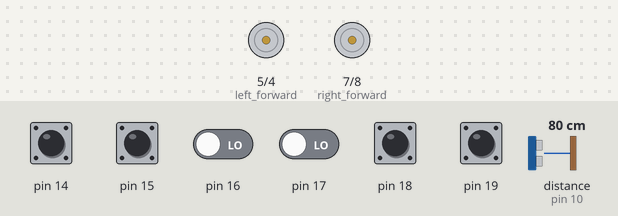
The sketch below on a simulated Arduino Uno, built with avr-gcc and run on an emulated ATmega328P. Parts: motor-driver pin pairs drawn as motors (green arrow = first pin HIGH = forward, orange = second pin HIGH = backward, longer = more drive, scaled by the enable pin). Wiring (inferred from the names in the program): ultrasonic range finder: trigger pin 9; echo pin 10. Inputs (shaded band) come from the test bench; at power-on: pin 14, pin 15, pin 18, pin 19 HIGH, pin 16, pin 17 LOW, distance to the obstacle (sensor on pin 10) 80 cm. The echo pulse lasts 58.3 µs per cm.

Above: at 1.2 s.
1.3 s: distance to the obstacle (sensor on pin 10) set to 12 cm
3.5 s: distance to the obstacle (sensor on pin 10) set to 9 cm
At 4.71 s:
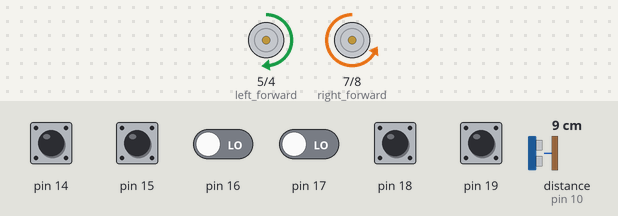
At 8.0 s:
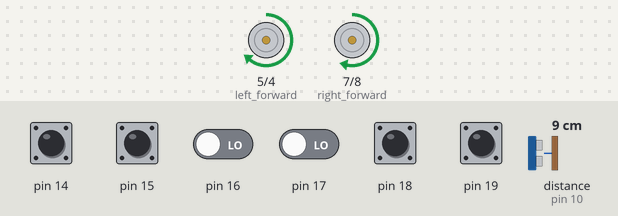
Timing chart, 0 to 12.5 s (numbered marks = the images above; inputs shaded):
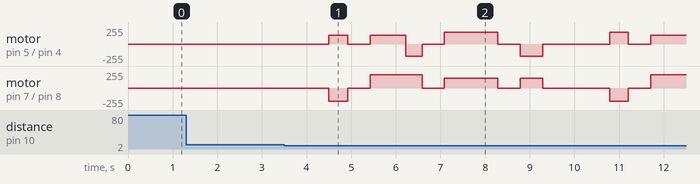

The sketch:

Arduino_Line_Follower_Robot.ino
```cpp
int s1, s2, s3, s4, s5, s6, s7, s8;
int trigPin = 9;
int echoPin = 10;
long duration;
float distance;
int left_enable = 3;
int left_forward = 5;
int left_backward = 4;
int right_enable = 6;
int right_forward = 7;
int right_backward = 8;
void setup() {
// put your setup code here, to run once:
pinMode(14, INPUT);
pinMode(15, INPUT);
pinMode(16, INPUT);
pinMode(17, INPUT);
pinMode(18, INPUT);
pinMode(19, INPUT);
pinMode(left_enable, OUTPUT);
pinMode(right_enable, OUTPUT);
pinMode(left_forward, OUTPUT);
pinMode(left_backward, OUTPUT);
pinMode(right_forward, OUTPUT);
pinMode(right_backward, OUTPUT);
Serial.begin(9600);
pinMode(trigPin, OUTPUT);
pinMode(echoPin, INPUT);
}
void loop() {
// put your main code here, to run repeatedly:
s1 = digitalRead(14);
s2 = digitalRead(15);
s3 = digitalRead(16);
s4 = digitalRead(17);
s5 = digitalRead(18);
s6 = digitalRead(19);
digitalWrite(trigPin, LOW);
delayMicroseconds(2);
digitalWrite(trigPin, HIGH);
delayMicroseconds(10);
digitalWrite(trigPin, LOW);
duration = pulseIn(echoPin, HIGH);
distance = ((duration) / 2) * .034;
if ( distance<10.00) { //here the obstacle code
Stop();
delay(1000);
RightTurn();
delay(420);
Stop();
delay(500);
forword();
delay(800);
left();
delay(365);
Stop();
delay(500);
forword();
delay(1200);
Stop();
delay(500);
left();
delay(500);
Stop();
delay(500);
}
else { //here the line follow code
if ((s1 == 0) && (s2 == 0) && (s3 == 1) && (s4 == 1) && (s5 == 0) && (s6 == 0)) {
Forword();
}
else if ((s1 == 0) && (s2 == 0) && (s3 == 0) && (s4 == 1) && (s5 == 0) && (s6 == 0)) {
Forword();
}
else if ((s1 == 0) && (s2 == 0) && (s3 == 1) && (s4 == 0) && (s5 == 0) && (s6 == 0)) {
Forword();
}
else if ((s1 == 0) && (s2 == 1) && (s3 == 1) && (s4 == 0) && (s5 == 0) && (s6 == 0)) {
Forword();
}
else if ((s1 == 0) && (s2 == 0) && (s3 == 0) && (s4 == 1) && (s5 == 1) && (s6 == 0)) {
Forword();
}
else if ((s1 == 1) && (s2 == 1) && (s3 == 0) && (s4 == 0) && (s5 == 0) && (s6 == 0)) {
Left();
}
else if ((s1 == 1) && (s2 == 0) && (s3 == 0) && (s4 == 0) && (s5 == 0) && (s6 == 0)) {
Left();
}
else if ((s1 == 0) && (s2 == 1) && (s3 == 0) && (s4 == 0) && (s5 == 0) && (s6 == 0)) {
Left();
}
else if ((s1 == 1) && (s2 == 1) && (s3 == 1) && (s4 == 0) && (s5 == 0) && (s6 == 0)) {
Left();
}
else if ((s1 == 1) && (s2 == 1) && (s3 == 1) && (s4 == 1) && (s5 == 0) && (s6 == 0)) {
Left();
}
else if ((s1 == 0) && (s2 == 0) && (s3 == 0) && (s4 == 0) && (s5 == 1) && (s6 == 1)) {
Right();
}
else if ((s1 == 0) && (s2 == 0) && (s3 == 0) && (s4 == 0) && (s5 == 0) && (s6 == 1)) {
Right();
}
else if ((s1 == 0) && (s2 == 0) && (s3 == 0) && (s4 == 0) && (s5 == 1) && (s6 == 0)) {
Right();
}
else if ((s1 == 0) && (s2 == 0) && (s3 == 0) && (s4 == 1) && (s5 == 1) && (s6 == 1)) {
Right();
}
else if ((s1 == 0) && (s2 == 0) && (s3 == 1) && (s4 == 1) && (s5 == 1) && (s6 == 1)) {
Right();
}
else if ((s1 == 0) && (s2 == 0) && (s3 == 0) && (s4 == 0) && (s5 == 0) && (s6 == 0)) {
special();
}
else if ((s1 == 1) && (s2 == 1) && (s3 == 1) && (s4 == 1) && (s5 == 1) && (s6 == 1)) {
search();
delay(420);
}
else {
Stop();
}
}
}
void Forword() {//normal forword code
analogWrite(left_enable, 100); //200
analogWrite(right_enable, 140); //200
digitalWrite(right_backward, LOW);
digitalWrite(right_forward, HIGH);
digitalWrite(left_backward, LOW);
digitalWrite(left_forward, HIGH);
}
void Right() {//normal Right turn
analogWrite(left_enable, 100); //230
analogWrite(right_enable, 150); //0
digitalWrite(right_backward, HIGH);
digitalWrite(right_forward, LOW);
digitalWrite(left_backward, LOW);
digitalWrite(left_forward, HIGH);
}
void Left() {//normal Left turn
analogWrite(left_enable, 150); //0
analogWrite(right_enable, 120); //245
digitalWrite(right_backward, LOW);
digitalWrite(right_forward, HIGH);
digitalWrite(left_backward, HIGH);
digitalWrite(left_forward, LOW);
}
void Stop() {
analogWrite(left_enable, 0);
analogWrite(right_enable, 0);
digitalWrite(right_backward, LOW);
digitalWrite(right_forward, HIGH);
digitalWrite(left_backward, LOW);
digitalWrite(left_forward, HIGH);
}
void RightTurn(){
analogWrite(left_enable,130);//230
analogWrite(right_enable,200);//0
digitalWrite(right_backward,HIGH);
digitalWrite(right_forward,LOW);
digitalWrite(left_backward,LOW);
digitalWrite(left_forward,HIGH);
}
void forword(){//after finding obstacle
analogWrite(left_enable,100);//230
analogWrite(right_enable,150);//0
digitalWrite(right_backward,LOW);
digitalWrite(right_forward,HIGH);
digitalWrite(left_backward,LOW);
digitalWrite(left_forward,HIGH);
}
void left(){//after finding obstacle
analogWrite(left_enable,180);//230
analogWrite(right_enable,150);//0
digitalWrite(right_backward,LOW);
digitalWrite(right_forward,HIGH);
digitalWrite(left_backward,HIGH);
digitalWrite(left_forward,LOW);
}
void special(){//after finding obstacle
analogWrite(left_enable,80);//230
analogWrite(right_enable,120);//0
digitalWrite(right_backward,LOW);
digitalWrite(right_forward,HIGH);
digitalWrite(left_backward,LOW);
 digitalWrite(left_forward,HIGH);
}
void search(){//When 8 sensor all are on black line
analogWrite(left_enable,120);//230
analogWrite(right_enable,150);//0
digitalWrite(right_backward,HIGH);
digitalWrite(right_forward,LOW);
digitalWrite(left_backward,LOW);
digitalWrite(left_forward,HIGH);
}
```

Measured:
- the behaviour switches between 11 and 10 cm on distance to the obstacle (sensor on pin 10) (found by bisection; images 0 and 1)
- after the input at 1.3 s, every drawn part: stays the same
